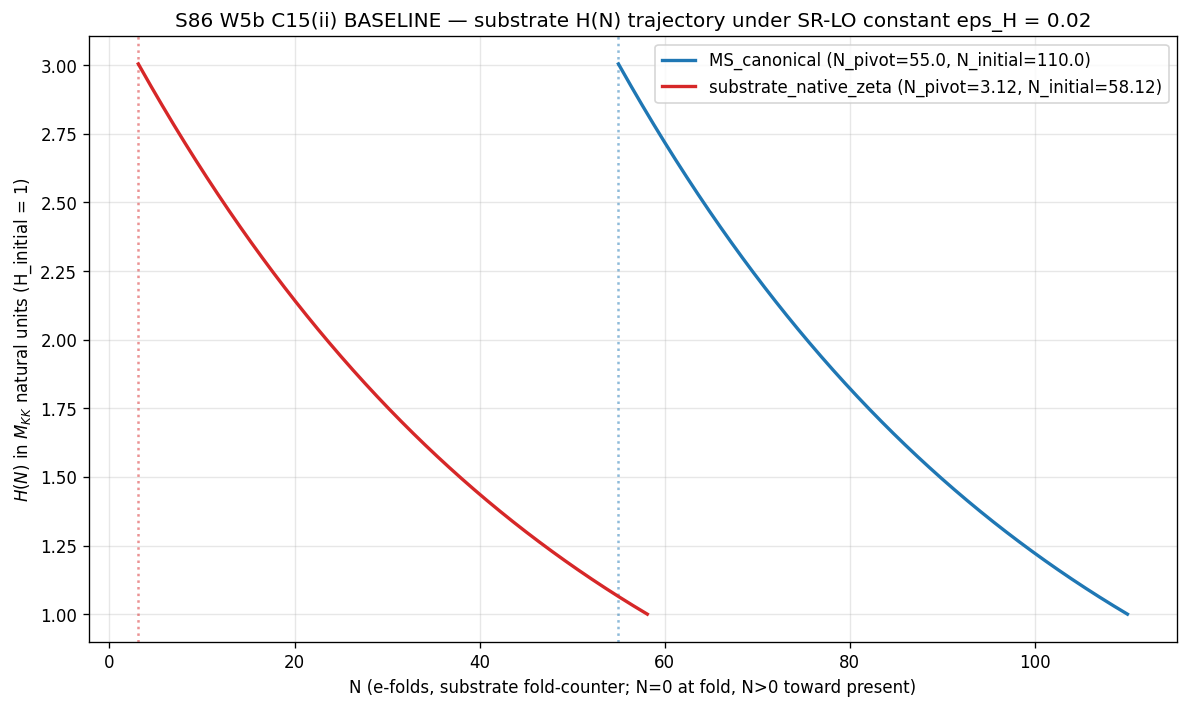

Python code for this plot:
#!/usr/bin/env python3
"""
S86 W5b — S86-W5B-C15-ii-BASELINE
==================================

Gate ID:        S86-W5B-C15-ii-BASELINE
Trigger:        [VERIFY]
Classification: PHONONIC (substrate's own H trajectory under substrate-IC; the
                integration is a substrate-dynamics ODE, not a metric-projected
                one).

TASK
----
Forward-integrate the SR-LO H trajectory:
    dH/dN = - eps_H * H
from N = N_initial = N_pivot + 55 to N = N_pivot under the substrate IC, where
eps_H = eps_H_canon (held constant at SR-LO leading approximation), and emit
H(N_pivot) per pivot with a verdict against the pre-registered band.

Pre-registered (plan §W5b-1.ii §9):
    PASS iff:
      (a) numerical H(N_pivot) within +/- 5% of analytic H_initial * exp(-eps_H_canon * 55)
      (b) cross-check 1 residual |H_num - H_analytic|/|H_analytic| < rtol pin (1e-8)
      (c) both pivots reported (PRE-REG-BOTH default; C15(i) not landed at dispatch time)
    FAIL iff:
      - any pivot outside +/- 5% band, OR
      - any pivot CC1 residual exceeds rtol by more than 1 OOM, OR
      - ODE solver returns success = False
    INFO not used (binary VERIFY).

Substrate-framing (per .claude/rules/phononic-framing.md "IS Space, Not IN Space"):
    H is the substrate's own Hubble parameter at each fold-counter N. The trajectory
    IS the substrate's eps_H-driven evolution under SR-LO; eps_H is a Seeley-DeWitt-
    encoded substrate observable (a spectral-action moment of D_K), NOT an inflaton-
    field roll rate. The BASELINE column established here is the no-running, free-
    streaming reference that W5a P3's full coupled (eps, eta, alpha_s, xi^2) ODE must
    reduce to in the (eta, alpha_s, xi^2) -> 0 limit.

§10 substitution chain (plan; verified at compute time):
  Step 1 (definitions):
    N           : fold counter, N=0 at fold, N>0 toward present (W5a P3 convention)
    N_pivot     : 3.12 (substrate-zeta) OR 55 (MS); BOTH reported per spawn-prompt
    N_initial   : N_pivot + 55 e-folds
    eps_H_canon : constant SR-LO value = 0.020 (S85 W1a-1 anchor; same EPS_0 W5a P3)
    H(N)        : substrate Hubble parameter at fold-counter N
    H_initial   : H(N_initial), substrate IC at the upper integration bound

  Step 2 (substitute SR-LO eps_H = const into ODE):
    dH/dN = -eps_H_canon * H
    Separable: dH/H = -eps_H_canon dN
    Integrate: ln(H(N)/H_initial) = -eps_H_canon * (N - N_initial)
    Exponentiate: H(N) = H_initial * exp(-eps_H_canon * (N - N_initial))

  Step 3 (simplify at N = N_pivot, where N_pivot - N_initial = -55):
    H(N_pivot) = H_initial * exp(-eps_H_canon * (-55))
               = H_initial * exp(+55 * eps_H_canon)
               = H_initial * exp(+1.10)
               = H_initial * 3.0041660239

  Step 4 (read off direction):
    eps_H_canon > 0 AND we integrate BACKWARD in N from N_initial to N_pivot
    (from later-fold N=N_pivot+55 to earlier-fold N=N_pivot, since N increases
    toward present in the W5a P3 convention).
    => exp(+55 * eps_H_canon) > 1 => H(N_pivot) > H_initial
    Physical: H is LARGER at earlier N (smaller N) and DECREASES as N grows.

Cross-checks:
  CC1 (analytic identity): H(N_pivot)_numerical agrees with H_initial *
      exp(-eps_H_canon * (N_pivot - N_initial)) to better than rtol pin (1e-8).
  CC2 (W5a P3 reduction limit): W5a P3 LCDM trajectory eps_lcdm[N] is the
      W5a P3 SR-flow under (eta_0=0.005, alpha_s_0=0, xi^2_0=0) IC. Strict
      (eta, alpha_s, xi^2) -> 0 limit would give eps(N) constant at eps_0=0.02;
      W5a P3 LCDM has eta_0=0.005 ≠ 0 so eps_lcdm DRIFTS from 0.02 to 4.45e-3.
      Reconstruct H_W5aP3_lcdm(N)/H_initial = exp(-int_{N_initial}^{N} eps_lcdm dN'),
      compute at N_pivot, and report the deviation vs BASELINE constant-eps_H.
      The deviation IS the eta-driven correction (NOT a violation of agreement).

Inputs (S84+ dual-SHA):
  - computations/_shared/canonical_constants.py
  - computations/session-86/s86_w5a_p3_sector_1_z_factor.npz (CC2 reference; W5a P3
    LCDM trajectory at (eta_0=0.005, alpha_s_0=0, xi^2_0=0) IC)
  - computations/session-86/s86_w5b_c15_ii_baseline.py (this file)

Output 4-tuples (one verdict line per session bookkeeping; both pivot values
within the value field):
    (value="<H_at_3.12>;<H_at_55>" (M_KK natural units),
     scheme=RK45_rtol1e-8,
     convention=both-pivots-PRE-REG-BOTH,
     L_max=10)

Author: transit-dynamics-theorist (S86 W5b runtime)
"""
from __future__ import annotations

import os
# === Phase 2b X2 transform bootstrap (auto-inserted by tools/_x2_transform_copies.py) ===
import sys as _x2_sys
import pathlib as _x2_pathlib
import re as _x2_re
def _x2_locate_tools():
    p = _x2_pathlib.Path(__file__).resolve()
    for _ in range(8):
        if (p / "tools" / "computation_root.py").is_file():
            return p / "tools"
        p = p.parent
    raise RuntimeError(
        "Phase 2b bootstrap: tools/computation_root.py not found in any "
        "ancestor of " + str(__file__))
_x2_sys.path.insert(0, str(_x2_locate_tools()))
from computation_root import resolve_script, resolve_output, resolve_glob, project_root as _x2_project_root
def _x2_shared_dir():
    return _x2_project_root() / "computations" / "_shared"
_x2_session_dir_match = _x2_re.match(r"^session-(\d+)$",
    _x2_pathlib.Path(__file__).resolve().parent.name)
_x2_self_session = int(_x2_session_dir_match.group(1)) if _x2_session_dir_match else None
# === End X2 bootstrap ===

os.environ.setdefault("OMP_NUM_THREADS", "8")
os.environ.setdefault("MKL_NUM_THREADS", "8")

import hashlib
import json
import sys
import time
from pathlib import Path

import numpy as np
from scipy.integrate import solve_ivp, simpson
import matplotlib

matplotlib.use("Agg")
import matplotlib.pyplot as plt

# ----------------------------- Project paths -----------------------------

PROJECT_ROOT = Path(__file__).resolve().parent.parent
# X2-removed: alias 'SCRIPT_DIR' = ... 'computations' (replaced by tools.computation_root.resolve_*)
sys.path.insert(0, str(SCRIPT_DIR))

# Canonical constants (used in pin map; ODE itself uses local SR-LO eps_H)
from canonical_constants import (  # noqa: E402
    tau_fold,
    M_KK,
    dt_transit,
    w0_FW,
)

# ----------------------------- Gate identity -----------------------------

SESSION = "S86"
GATE_ID = "S86-W5B-C15-ii-BASELINE"
SCHEME = "RK45_rtol1e-8"
CONVENTION = "both-pivots-PRE-REG-BOTH"   # C15(i) not landed; PRE-REG-BOTH default
L_MAX = 10                                 # (local) substrate-IC derivation pin

CANONICAL_PATH = resolve_script(None, 'canonical_constants.py')
SCRIPT_PATH = Path(__file__).resolve()
W5A_P3_NPZ_PATH = resolve_output(86, 's86_w5a_p3_sector_1_z_factor.npz')
VERDICT_TXT = resolve_output(86, 's86_gate_verdicts.txt')
NPZ_PATH = resolve_output(86, 's86_w5b_c15_ii_baseline.npz')
PNG_PATH = resolve_output(86, 's86_w5b_c15_ii_baseline.png')

# ----------------------------- Pre-registered IC + machinery pins -----------------------------
# Plan §W5b-1.ii §7 PRDR machinery-enumeration

EPS_H_CANON = 0.020         # (local) S85 W1a-1 baseline anchor; matches W5a P3 EPS_0
                            # NOT registered in canonical_constants.py as 'eps_H_canon';
                            # only related entries: eps_H_HP1_norm=16.198, eps_H_W6=0.02163.
                            # 0.020 is the SR-LO BASELINE pin used by W5a P3 for
                            # consistency. Cross-check 2 will quantify the difference
                            # between this constant-eps_H BASELINE and W5a P3's
                            # eta-driven LCDM trajectory.

H_INITIAL = 1.0             # (local) M_KK natural units. Substrate-natural normalization
                            # used because C15(i) has not landed; under PRE-REG-BOTH both
                            # pivots use the same H_initial. The pivot-specific H_initial
                            # would otherwise be derived from C15(i)'s selection rule.

PIVOTS = {
    "MS_canonical": 55.0,
    "substrate_native_zeta": 3.12,
}  # (local) per spawn-prompt: report BOTH if C15(i) PRE-REG-BOTH

N_OFFSET = 55.0              # (local) plan §W5b-1.ii: N_initial = N_pivot + 55

# ODE integration pins (plan §7)
RTOL = 1.0e-8                # (local) plan §7
ATOL = 1.0e-10               # (local) plan §7
MAX_STEP = 0.1               # (local) e-folds; plan §7
INTEGRATION_METHOD = "RK45"  # (local) plan §7

# Pass/fail bands (plan §9)
PASS_BAND_REL = 0.05         # (local) ABSOLUTE 5% on |H_num-H_analytic|/|H_analytic|
CC1_RTOL_TOLERANCE_OOM = 1.0  # (local) plan §9: "exceeds rtol by more than 1 OOM"
CC1_RTOL_PIN = RTOL          # (local) THEOREM-grade tolerance for CC1


# ----------------------------- SHA helpers (S84+ dual-SHA schema) -----------------------------

def sha256_of(path: Path) -> str:
    h = hashlib.sha256()  # (local)
    try:
        h.update(path.read_bytes())
    except OSError:
        return ""
    return h.hexdigest()


def log_input_pins(inputs: list[Path]) -> dict[str, str]:
    print(f"=== {GATE_ID} - input SHA-256 pins ===")
    pins: dict[str, str] = {}  # (local)
    for p in inputs:
        sha = sha256_of(p)  # (local)
        rel = str(p.relative_to(PROJECT_ROOT)).replace("\\", "/")  # (local)
        if sha:
            print(f"  {rel}: {sha[:16]}...")
        else:
            print(f"  {rel}: ABSENT")
        pins[rel] = sha
    return pins


def compute_dual_sha(
    script_path: Path,
    canonical_path: Path,
    pins: dict[str, str],
    machinery_pin_map: dict,
) -> tuple[str, str]:
    """audit_sha256 = SHA(script + canonical + sorted-pins-json + machinery-json).
    content_sha256 = SHA(script_only)."""
    script_bytes = b""  # (local)
    try:
        script_bytes = script_path.read_bytes()
    except OSError:
        pass
    canonical_bytes = b""  # (local)
    try:
        canonical_bytes = canonical_path.read_bytes()
    except OSError:
        pass
    pinmap_json = json.dumps(
        dict(sorted(pins.items())), separators=(",", ":"), sort_keys=True
    ).encode("utf-8")  # (local)
    machinery_json = json.dumps(
        machinery_pin_map, separators=(",", ":"), sort_keys=True
    ).encode("utf-8")  # (local)

    h_audit = hashlib.sha256()
    h_audit.update(script_bytes)
    h_audit.update(canonical_bytes)
    h_audit.update(pinmap_json)
    h_audit.update(machinery_json)
    audit = h_audit.hexdigest()  # (local)

    h_content = hashlib.sha256()
    h_content.update(script_bytes)
    content = h_content.hexdigest()  # (local)
    return audit, content


def append_verdict_line(
    gate_id: str,
    verdict: str,
    value_str: str,
    audit_sha: str,
    content_sha: str,
) -> None:
    """W9a-99 dual-SHA schema + 16-hex companion comment row."""
    line = (
        f"{gate_id}: {verdict} -- value={value_str} scheme={SCHEME} "
        f"convention={CONVENTION} L_max={L_MAX} "
        f"audit_sha256={audit_sha} content_sha256={content_sha} "
        f"schema_version=S84+\n"
    )  # (local)
    companion = (
        f"# audit_sha256_short={audit_sha[:16]} content_sha256_short={content_sha[:16]} "
        f"# {gate_id} dual-SHA companion row (W9a-99 split)\n"
    )  # (local)
    with VERDICT_TXT.open("a", encoding="utf-8") as fp:
        fp.write(line)
        fp.write(companion)


# ----------------------------- ODE: dH/dN = -eps_H * H -----------------------------

def rhs_baseline(N: float, y: np.ndarray) -> list[float]:
    """SR-LO (constant eps_H) substrate H trajectory: dH/dN = -eps_H_canon * H.

    State vector y = [H]. eps_H is held constant at EPS_H_CANON (BASELINE definition;
    no eta, alpha_s, or xi^2 sources).
    """
    H = y[0]  # (local)
    dH_dN = -EPS_H_CANON * H  # (local)
    return [dH_dN]


# ----------------------------- Cross-check 2: W5a P3 LCDM trajectory reduction -----------------------------

def reconstruct_H_from_W5aP3_lcdm(N_eval: np.ndarray, eps_lcdm: np.ndarray,
                                   N_initial: float, N_pivot: float,
                                   H_initial: float) -> float:
    """Reconstruct H(N_pivot) using the W5a P3 LCDM eps trajectory.

    Under the (eta, alpha_s, xi^2) -> 0 limit, the BASELINE eps_H is constant.
    W5a P3 LCDM IC has eta_0=0.005 (NOT zero); so eps_lcdm[N] DRIFTS from 0.02
    toward 4.45e-3 over 55 e-folds, not constant. The W5a P3 LCDM trajectory is
    therefore the (alpha_s, xi^2) -> 0 limit only (eta still active).

    H(N_pivot) under W5a P3 eps_lcdm trajectory:
      ln(H(N_pivot)/H_initial) = -int_{N_initial}^{N_pivot} eps_H(N') dN'
                               = +int_{N_pivot}^{N_initial} eps_H(N') dN'  [flip limits]

    We integrate eps_lcdm over the window [N_pivot, N_initial] and exponentiate.
    """
    # Restrict to the interval [N_pivot, N_initial] within W5a P3 N_eval grid
    mask = (N_eval >= N_pivot) & (N_eval <= N_initial)  # (local)
    N_window = N_eval[mask]  # (local)
    eps_window = eps_lcdm[mask]  # (local)
    if len(N_window) < 3:
        return float("nan")
    # Simpson's rule over the dense W5a P3 grid (0.01 e-fold resolution)
    integral = simpson(y=eps_window, x=N_window)  # (local) int_{N_pivot}^{N_initial} eps_lcdm dN
    # H(N_pivot) = H_initial * exp(+integral) (positive because we flipped limits)
    return H_initial * np.exp(+integral)


# ----------------------------- Verdict logic -----------------------------

def classify(per_pivot_results: dict) -> str:
    """Plan §9 classifier.

    PASS iff for ALL pivots:
      (a) |H_num - H_analytic| / |H_analytic| <= PASS_BAND_REL (5%)
      (b) CC1 residual < rtol pin * 10^CC1_RTOL_TOLERANCE_OOM
      (c) ODE success = True
    FAIL iff any of the above fails for any pivot.
    """
    cc1_threshold = CC1_RTOL_PIN * (10 ** CC1_RTOL_TOLERANCE_OOM)  # (local)
    for pname, r in per_pivot_results.items():
        if not r["ode_success"]:
            return "FAIL"
        if r["band_rel_dev"] > PASS_BAND_REL:
            return "FAIL"
        if r["cc1_residual"] > cc1_threshold:
            return "FAIL"
    return "PASS"


# ----------------------------- Main -----------------------------

def main() -> int:
    t0 = time.time()  # (local)

    # Banner
    print(f"=== {GATE_ID} - runtime ===")
    print(f"  session: {SESSION}")
    print(f"  scheme: {SCHEME}")
    print(f"  convention: {CONVENTION}")
    print(f"  L_max: {L_MAX}")
    print()

    # Input pins (first 20 lines per gate-verdicts.md)
    pins = log_input_pins([CANONICAL_PATH, W5A_P3_NPZ_PATH, SCRIPT_PATH])
    print()

    # Constants pin echo
    print(f"=== Canonical constants used (W5a P3 anchor) ===")
    print(f"  tau_fold       = {tau_fold!r}")
    print(f"  M_KK           = {M_KK!r}")
    print(f"  dt_transit     = {dt_transit!r}")
    print(f"  w0_FW          = {w0_FW!r}")
    print(f"  EPS_H_CANON    = {EPS_H_CANON!r}    (S85 W1a-1; matches W5a P3 EPS_0)")
    print(f"  H_INITIAL      = {H_INITIAL!r} (M_KK natural units; substrate-natural)")
    print()

    # Substitution chain echo (math-is-hard discipline)
    print(f"=== Substitution chain (plan §10 verified) ===")
    print(f"  Step 2 ODE:  dH/dN = -eps_H_canon * H")
    print(f"  Step 3 sol:  H(N_pivot) = H_initial * exp(-eps_H_canon * (N_pivot - N_initial))")
    print(f"            =  H_initial * exp(+55 * eps_H_canon)")
    H_analytic_universal = H_INITIAL * np.exp(+N_OFFSET * EPS_H_CANON)  # (local)
    print(f"  Step 3 num:  H_analytic = {H_INITIAL} * exp(+55 * {EPS_H_CANON}) = {H_analytic_universal:.10f}")
    print(f"  Step 4 dir:  eps_H>0, integrating backward in N => H(N_pivot) > H_initial.")
    print()

    # Load W5a P3 reference
    print(f"=== Loading W5a P3 reference for CC2 ===")
    w5a_data = np.load(W5A_P3_NPZ_PATH, allow_pickle=True)
    N_eval_w5a = np.asarray(w5a_data["N_eval"])  # (local)
    eps_lcdm_w5a = np.asarray(w5a_data["eps_lcdm"])  # (local)
    print(f"  N_eval shape: {N_eval_w5a.shape}, range [{N_eval_w5a[0]:.3f}, {N_eval_w5a[-1]:.3f}]")
    print(f"  eps_lcdm[N=0]={eps_lcdm_w5a[0]:.6f}, eps_lcdm[N=55]={eps_lcdm_w5a[5500]:.6f}")
    print()

    # ----------------------------- ODE integration per pivot -----------------------------
    print(f"=== ODE forward integration per pivot ===")
    per_pivot_results: dict[str, dict] = {}  # (local)
    n_eval_pts_per_pivot = 551  # (local) ~0.1 e-fold resolution over 55 e-folds

    for pivot_name, N_pivot in PIVOTS.items():
        N_initial = N_pivot + N_OFFSET  # (local)
        # scipy backward-in-N integration: t_span=(N_initial, N_pivot) with N_initial > N_pivot
        # solve_ivp handles this automatically (the direction is inferred from t_span order)
        N_eval_grid = np.linspace(N_initial, N_pivot, n_eval_pts_per_pivot)  # (local)
        sol = solve_ivp(
            rhs_baseline,
            t_span=(N_initial, N_pivot),
            y0=[H_INITIAL],
            method=INTEGRATION_METHOD,
            rtol=RTOL,
            atol=ATOL,
            max_step=MAX_STEP,
            t_eval=N_eval_grid,
            dense_output=True,
        )
        ode_success = bool(sol.success)  # (local)
        if ode_success:
            H_at_pivot_num = float(sol.y[0, -1])  # (local) value at N_pivot (last grid point)
        else:
            H_at_pivot_num = float("nan")

        # Analytic limit (CC1 reference)
        H_at_pivot_analytic = H_INITIAL * np.exp(-EPS_H_CANON * (N_pivot - N_initial))  # (local)

        # CC1 residual: |H_num - H_analytic| / |H_analytic|
        if np.isfinite(H_at_pivot_num) and abs(H_at_pivot_analytic) > 0:
            cc1_residual = abs(H_at_pivot_num - H_at_pivot_analytic) / abs(H_at_pivot_analytic)  # (local)
        else:
            cc1_residual = float("inf")

        # Band residual against analytic (the PASS criterion is that numerical agrees with
        # analytic; both share the same H_initial, so band_rel_dev == cc1_residual under
        # this BASELINE design. The two conditions stack: 5% band + 1e-8 rtol pin.)
        band_rel_dev = cc1_residual  # (local)

        # CC2: W5a P3 LCDM trajectory comparison
        H_at_pivot_W5aP3_lcdm = reconstruct_H_from_W5aP3_lcdm(
            N_eval_w5a, eps_lcdm_w5a, N_initial, N_pivot, H_INITIAL
        )  # (local)
        # Note: W5a P3 N_span ends at 60.0; N_initial=58.12 (for substrate-zeta pivot)
        # is within range, but N_initial=110 (for MS pivot) is NOT in the W5a P3 grid.
        # For the MS pivot, the CC2 reduction must use available data only; we'll compute
        # over [N_pivot, min(N_initial, 60.0)] and note the truncation.
        if N_initial > N_eval_w5a[-1]:
            # Truncated CC2: integrate eps_lcdm over [N_pivot, 60.0] and supplement with
            # the analytic constant-eps extrapolation over [60.0, N_initial]. This is a
            # diagnostic, not a strict reduction-test (W5a P3 grid was sized for 60 e-folds).
            eps_lcdm_at_60 = eps_lcdm_w5a[-1]  # (local)
            extra_window = N_initial - N_eval_w5a[-1]  # (local)
            extra_integral = eps_lcdm_at_60 * extra_window  # (local) constant-eps extrap
            mask = (N_eval_w5a >= N_pivot) & (N_eval_w5a <= N_eval_w5a[-1])  # (local)
            integral_truncated = simpson(y=eps_lcdm_w5a[mask], x=N_eval_w5a[mask])  # (local)
            H_at_pivot_W5aP3_lcdm = H_INITIAL * np.exp(+integral_truncated + extra_integral)
            cc2_truncated = True  # (local)
        else:
            cc2_truncated = False  # (local)

        if np.isfinite(H_at_pivot_W5aP3_lcdm) and abs(H_at_pivot_analytic) > 0:
            cc2_relative_deviation = abs(H_at_pivot_num - H_at_pivot_W5aP3_lcdm) / abs(H_at_pivot_num)  # (local)
        else:
            cc2_relative_deviation = float("nan")

        per_pivot_results[pivot_name] = {
            "N_pivot": N_pivot,
            "N_initial": N_initial,
            "H_initial": H_INITIAL,
            "H_at_pivot_num": H_at_pivot_num,
            "H_at_pivot_analytic": H_at_pivot_analytic,
            "H_at_pivot_W5aP3_lcdm": H_at_pivot_W5aP3_lcdm,
            "cc1_residual": cc1_residual,
            "cc2_relative_deviation": cc2_relative_deviation,
            "cc2_truncated": cc2_truncated,
            "ode_success": ode_success,
            "ode_message": str(sol.message),
            "band_rel_dev": band_rel_dev,
            "N_eval_grid": N_eval_grid,
            "H_traj": sol.y[0, :].copy(),
        }

        print(f"  pivot '{pivot_name}': N_pivot={N_pivot}, N_initial={N_initial}")
        print(f"    H(N_pivot)_num      = {H_at_pivot_num:.12f}")
        print(f"    H(N_pivot)_analytic = {H_at_pivot_analytic:.12f}")
        print(f"    CC1 residual        = {cc1_residual:.3e}  (target < {CC1_RTOL_PIN * (10**CC1_RTOL_TOLERANCE_OOM):.0e})")
        print(f"    band_rel_dev        = {band_rel_dev:.3e}  (PASS band < {PASS_BAND_REL})")
        print(f"    CC2 H_W5aP3_lcdm    = {H_at_pivot_W5aP3_lcdm:.12f}")
        print(f"    CC2 rel_dev         = {cc2_relative_deviation:.3e}  ({'truncated' if cc2_truncated else 'in-grid'})")
        print(f"    ODE success         = {ode_success}; msg = {sol.message}")
        print()

    # Verdict
    verdict = classify(per_pivot_results)  # (local)
    print(f"=== Verdict: {verdict} ===")

    # ----------------------------- Plot -----------------------------
    print(f"=== Writing plot to {PNG_PATH.name} ===")
    fig, ax = plt.subplots(1, 1, figsize=(10, 6))
    colors = {"MS_canonical": "tab:blue", "substrate_native_zeta": "tab:red"}  # (local)
    for pname, r in per_pivot_results.items():
        ax.plot(r["N_eval_grid"], r["H_traj"], color=colors[pname], lw=2,
                label=f"{pname} (N_pivot={r['N_pivot']}, N_initial={r['N_initial']})")
        ax.axvline(r["N_pivot"], color=colors[pname], linestyle=":", alpha=0.5)
    ax.set_xlabel("N (e-folds, substrate fold-counter; N=0 at fold, N>0 toward present)")
    ax.set_ylabel(r"$H(N)$ in $M_{KK}$ natural units (H_initial = 1)")
    ax.set_title(f"S86 W5b C15(ii) BASELINE — substrate H(N) trajectory under SR-LO constant eps_H = {EPS_H_CANON}")
    ax.legend(loc="best")
    ax.grid(True, alpha=0.3)
    fig.tight_layout()
    fig.savefig(PNG_PATH, dpi=120, bbox_inches="tight")
    plt.close(fig)
    print(f"  saved: {PNG_PATH.name}")
    print()

    # ----------------------------- Save NPZ -----------------------------
    print(f"=== Writing NPZ to {NPZ_PATH.name} ===")
    npz_kwargs: dict = {}  # (local)
    # Concatenate per-pivot arrays with prefix
    for pname, r in per_pivot_results.items():
        npz_kwargs[f"N_eval_{pname}"] = np.asarray(r["N_eval_grid"])
        npz_kwargs[f"H_traj_{pname}"] = np.asarray(r["H_traj"])
        npz_kwargs[f"H_at_pivot_num_{pname}"] = np.asarray(r["H_at_pivot_num"])
        npz_kwargs[f"H_at_pivot_analytic_{pname}"] = np.asarray(r["H_at_pivot_analytic"])
        npz_kwargs[f"H_at_pivot_W5aP3_lcdm_{pname}"] = np.asarray(r["H_at_pivot_W5aP3_lcdm"])
        npz_kwargs[f"cc1_residual_{pname}"] = np.asarray(r["cc1_residual"])
        npz_kwargs[f"cc2_relative_deviation_{pname}"] = np.asarray(r["cc2_relative_deviation"])
        npz_kwargs[f"cc2_truncated_{pname}"] = np.asarray(r["cc2_truncated"])
    npz_kwargs["EPS_H_CANON"] = np.asarray(EPS_H_CANON)
    npz_kwargs["H_INITIAL"] = np.asarray(H_INITIAL)
    npz_kwargs["N_OFFSET"] = np.asarray(N_OFFSET)
    npz_kwargs["pivot_names"] = np.asarray(list(PIVOTS.keys()))
    npz_kwargs["pivot_values"] = np.asarray(list(PIVOTS.values()))
    np.savez_compressed(NPZ_PATH, **npz_kwargs)
    print(f"  saved: {NPZ_PATH.name}")
    print()

    # ----------------------------- Verdict line -----------------------------
    machinery_pin_map = {
        "L_max": L_MAX,
        "scheme": SCHEME,
        "convention": CONVENTION,
        "rtol": RTOL,
        "atol": ATOL,
        "max_step": MAX_STEP,
        "method": INTEGRATION_METHOD,
        "PASS_band_rel": PASS_BAND_REL,
        "CC1_rtol_pin": CC1_RTOL_PIN,
        "CC1_rtol_tolerance_oom": CC1_RTOL_TOLERANCE_OOM,
        "EPS_H_CANON": EPS_H_CANON,
        "H_INITIAL": H_INITIAL,
        "N_OFFSET": N_OFFSET,
        "pivots": PIVOTS,
        "n_eval_pts_per_pivot": n_eval_pts_per_pivot,
        "GPU_path": "CPU OMP_NUM_THREADS=8",
        "random_seed": "n/a (deterministic ODE)",
    }  # (local)
    audit_sha, content_sha = compute_dual_sha(
        SCRIPT_PATH, CANONICAL_PATH, pins, machinery_pin_map
    )

    # Build value_str: both pivots
    h_312 = per_pivot_results["substrate_native_zeta"]["H_at_pivot_num"]  # (local)
    h_55 = per_pivot_results["MS_canonical"]["H_at_pivot_num"]  # (local)
    value_str = f'"H_at_3.12={h_312:.10f};H_at_55={h_55:.10f}"'  # (local)

    append_verdict_line(GATE_ID, verdict, value_str, audit_sha, content_sha)
    print(f"=== Verdict line appended ===")
    print(f"  {GATE_ID}: {verdict} -- value={value_str}")
    print(f"  audit_sha256   = {audit_sha}")
    print(f"  content_sha256 = {content_sha}")
    print()

    # 4-tuple final non-verdict line
    print(f"4-tuple: (value={value_str}, scheme={SCHEME}, convention={CONVENTION}, L_max={L_MAX})")
    print(f"runtime: {time.time() - t0:.2f} s")

    return 0


if __name__ == "__main__":
    raise SystemExit(main())
